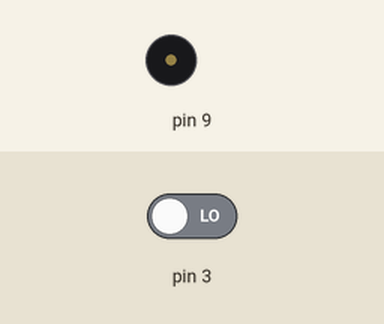
Simulated run of this sketch. Board: Arduino Uno, built with avr-gcc and run on an emulated ATmega328P. Shown: buzzer (waves = sounding). Inputs (shaded band) come from the test bench; at power-on: pin 3 LOW.

Above: at 1.2 s.
1.3 s: pin 3 driven HIGH
At 2.3 s:
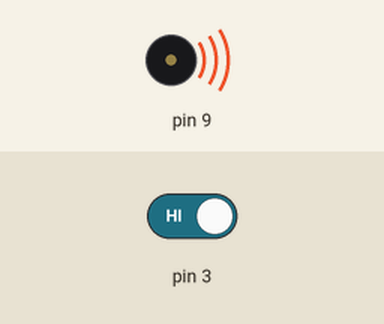
4.3 s: pin 3 driven LOW
Timing chart, 0 to 7.3 s (numbered marks = the images above; inputs shaded):
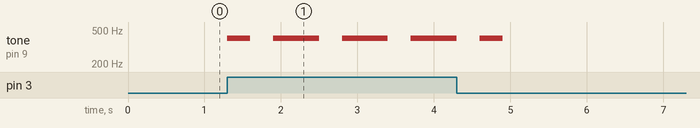

Measured:
- after the input at 1.3 s, tone on pin 9: silent → 400 Hz at once, then repeats every 0.90 s: silent 0.30 s, 400 Hz 0.60 s

The sketch:

pir_motion_sensor.ino
```cpp
void setup() {

pinMode(3, INPUT);
pinMode(9, OUTPUT);
}

void loop() {

if(digitalRead(3) == HIGH){
  tone(9, 400);
 delay(300);
 noTone(9);
 delay(300);
  tone(9, 400);
 delay(300);
}
else {
 noTone(9);
}
}
```
